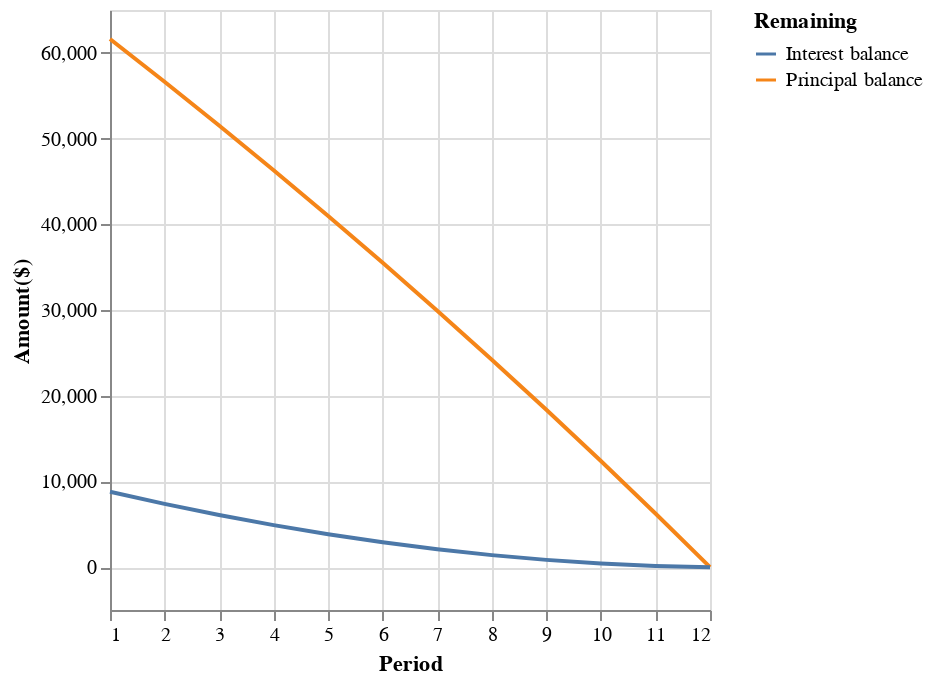

Source (notebook cell):
### Code cell
schedule_a_bal = schedule_a.copy()
schedule_a_bal["Interest balance"] = schedule_a_bal["Interest"].sum() - schedule_a_bal["Interest"].cumsum()
schedule_a_bal["Principal balance"] = schedule_a_bal["Principal"].sum() - schedule_a_bal["Principal"].cumsum()

schedule_a_melt = schedule_a_bal.drop(0).melt(id_vars="Period", value_vars=["Principal balance", "Interest balance"],
                                             value_name="Amount($)", var_name="Remaining")

a_plot = alt.Chart(schedule_a_melt).mark_line()\
            .encode(x="Period", y=alt.Y("Amount($)"), color="Remaining")

a_plot

### Figure 1 — Vega-Lite specification as saved in the notebook (floating-point values rounded to 4 significant figures)
{"config": {"view": {"continuousWidth": 300, "continuousHeight": 300}}, "data": {"name": "data-6ee949297facbb206a264795e6ce692c"}, "mark": {"type": "line"}, "encoding": {"color": {"field": "Remaining", "type": "nominal"}, "x": {"field": "Period", "type": "quantitative"}, "y": {"field": "Amount($)", "type": "quantitative"}}, "$schema": "https://vega.github.io/schema/vega-lite/v5.17.0.json", "datasets": {"data-6ee949297facbb206a264795e6ce692c": [{"Period": 1, "Remaining": "Principal balance", "Amount($)": 61620.0}, {"Period": 2, "Remaining": "Principal balance", "Amount($)": 56630.0}, {"Period": 3, "Remaining": "Principal balance", "Amount($)": 51530.0}, {"Period": 4, "Remaining": "Principal balance", "Amount($)": 46310.0}, {"Period": 5, "Remaining": "Principal balance", "Amount($)": 40970.0}, {"Period": 6, "Remaining": "Principal balance", "Amount($)": 35510.0}, {"Period": 7, "Remaining": "Principal balance", "Amount($)": 29920.0}, {"Period": 8, "Remaining": "Principal balance", "Amount($)": 24200.0}, {"Period": 9, "Remaining": "Principal balance", "Amount($)": 18360.0}, {"Period": 10, "Remaining": "Principal balance", "Amount($)": 12380.0}, {"Period": 11, "Remaining": "Principal balance", "Amount($)": 6258.0}, {"Period": 12, "Remaining": "Principal balance", "Amount($)": 0.0}, {"Period": 1, "Remaining": "Interest balance", "Amount($)": 8793.0}, {"Period": 2, "Remaining": "Interest balance", "Amount($)": 7381.0}, {"Period": 3, "Remaining": "Interest balance", "Amount($)": 6083.0}, {"Period": 4, "Remaining": "Interest balance", "Amount($)": 4902.0}, {"Period": 5, "Remaining": "Interest balance", "Amount($)": 3841.0}, {"Period": 6, "Remaining": "Interest balance", "Amount($)": 2902.0}, {"Period": 7, "Remaining": "Interest balance", "Amount($)": 2088.0}, {"Period": 8, "Remaining": "Interest balance", "Amount($)": 1402.0}, {"Period": 9, "Remaining": "Interest balance", "Amount($)": 847.7}, {"Period": 10, "Remaining": "Interest balance", "Amount($)": 427.0}, {"Period": 11, "Remaining": "Interest balance", "Amount($)": 143.4}, {"Period": 12, "Remaining": "Interest balance", "Amount($)": -1.819e-12}]}}
